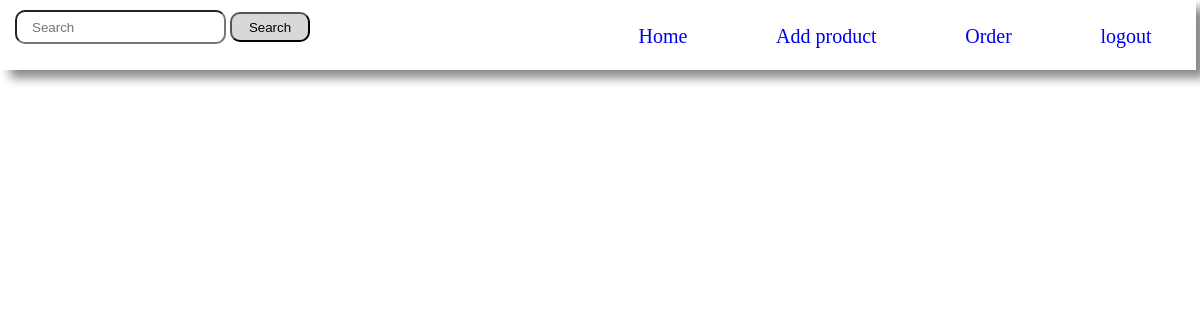
/ordersAdmin/ (signed in), run on an earlier commit of the app's database.
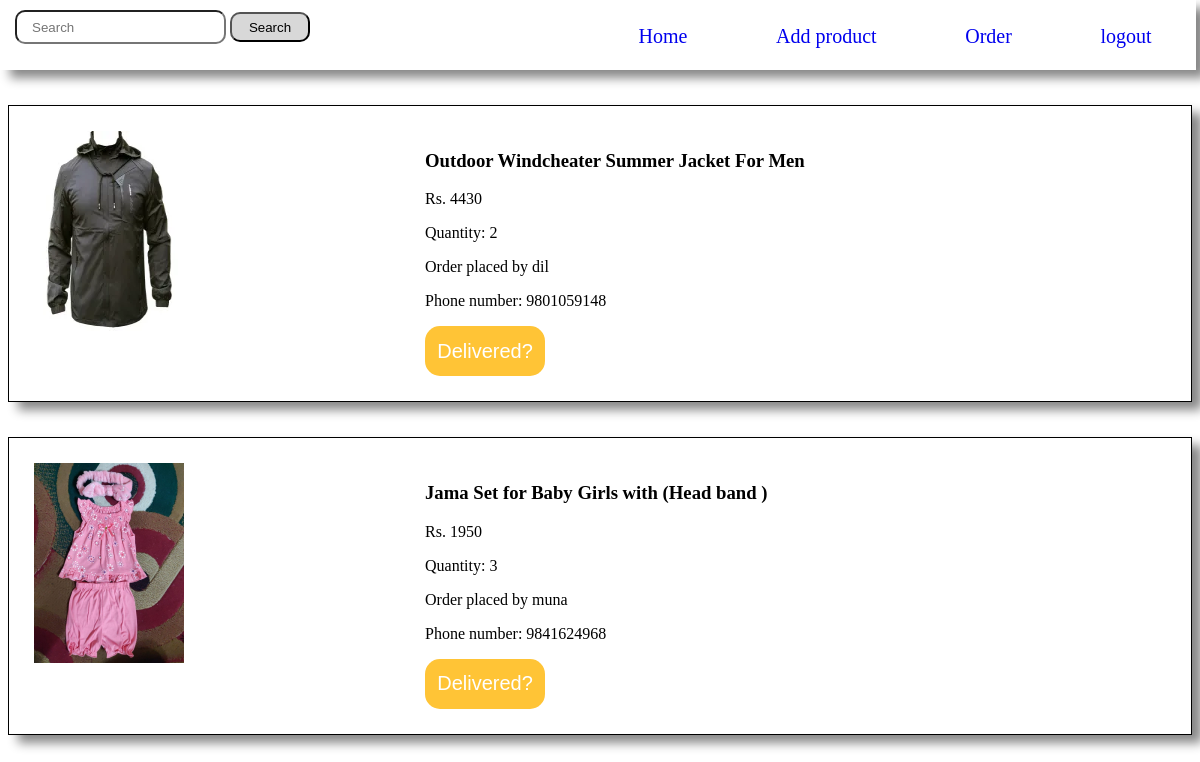
And on a later commit of the database.
### product/models.py (models this page shows, shortened)
class Order(models.Model):
    user_id =models.ForeignKey(CustomUser, on_delete= models.CASCADE)
    product_id = models.ForeignKey(Product, on_delete = models.CASCADE)
    quantity = models.IntegerField()

class Product(models.Model):
    product_name = models.CharField(max_length = 150)
    product_description = models.TextField()
    product_img = models.ImageField(upload_to = "products/", default = None)
    price = models.CharField(max_length = 20)
    quantity  = models.IntegerField()
    category = models.ForeignKey(Category, on_delete = models.CASCADE)

### user/models.py (models this page shows, shortened)
class CustomUser(AbstractUser):
    contact = models.PositiveIntegerField(validators = [validate_length,MaxValueValidator(9999999999)], null=True, blank =True)

### product/views.py (the view)
# urls.py: path('ordersAdmin/', views.admin_order, name = 'admin-order')
def admin_order(request):
    if request.user.is_superuser:
        datas = Order.objects.all()
        return render(request, 'adminorder.html', {'datas': datas})
    return redirect('home')

### product/templates/adminorder.html
{% extends 'include.html' %}{% block content %}
<div class="cart-main" style="margin-top: 35px">
  {% for data in datas %}
  <div
    class="singlecart"
    style="
      display: grid;
      grid-template-columns: auto auto;
      border: 1px solid black;
      box-shadow: 10px 8px 10px #888888;
      margin-bottom: 35px;
      padding: 25px;
    "
  >
    <div class="cart-image" style="">
      <img
        src="{{data.product_id.product_img.url}}"
        style="width: 150px; height: 200px"
        alt="cart product image"
      />
    </div>
    <div class="cart-detail" style="width: 500px">
      <h3>{{ data.product_id.product_name }}</h3>
      <p>Rs. {% widthratio data.product_id.price 1 data.quantity %}</p>
      <p>Quantity: {{ data.quantity }}</p>
      <p>Order placed by {{ data.user_id.username }}</p>
      <p>Phone number: {{ data.user_id.contact }}</p>
      <a href="{% url 'delivered' data.id %}" style="text-decoration: none"
        ><button
          type="submit"
          style="
            background-color: #ffc436;
            border-radius: 15px;
            height: 50px;
            width: 120px;
            border: none;
            font-size: 20px;
            color: white;
            cursor: pointer;
            margin-right: 25px;
          "
        >
          Delivered?
        </button></a
      >
    </div>
  </div>
  {% endfor %}
</div>
{% endblock %}

What changed in the data, as far as the page shows it:
added Order: product_id.product_img (picture), product_id.product_name "Outdoor Windcheater Summer Jacket For Men", product_id+quantity "4430", quantity "2", user_id.username "dil", user_id.contact "9801059148"
added Order: product_id.product_img (picture), product_id.product_name "Jama Set for Baby Girls with (Head band )", product_id+quantity "1950", quantity "3", user_id.username "muna", user_id.contact "9841624968"
